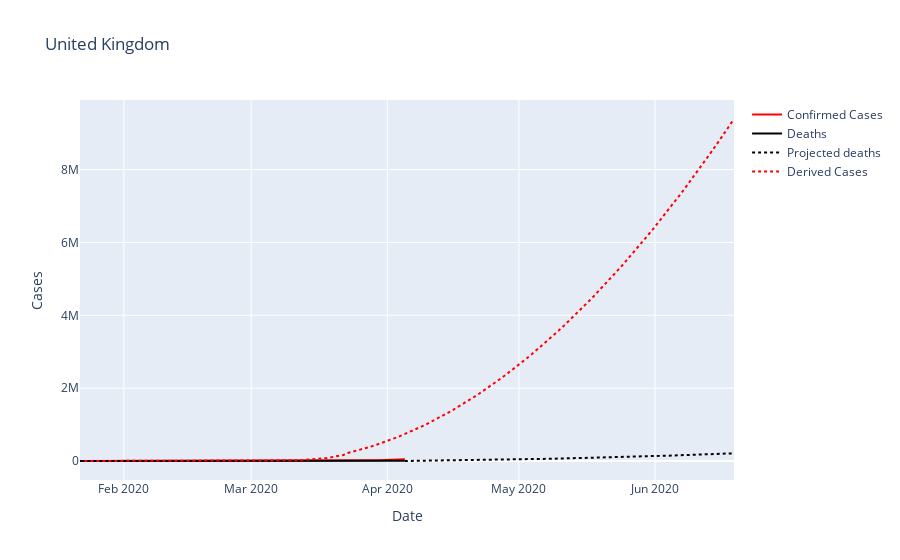
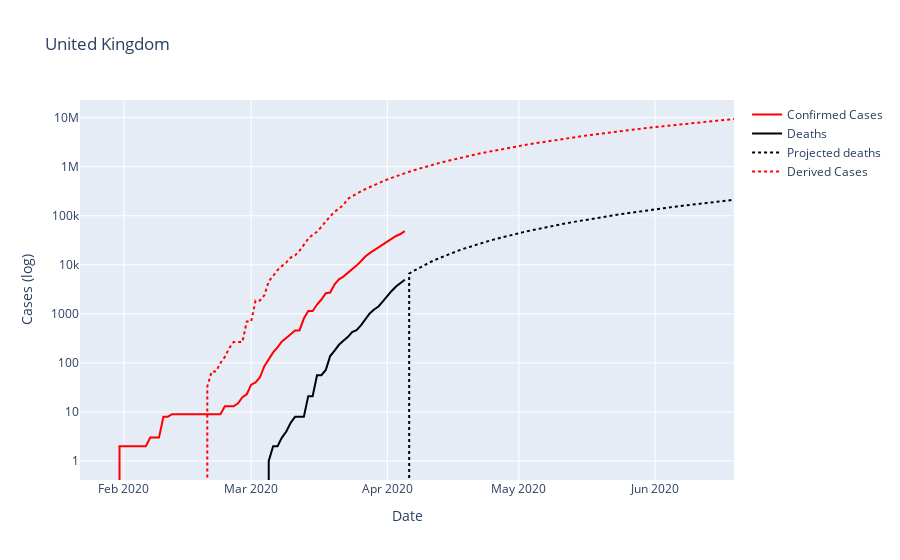
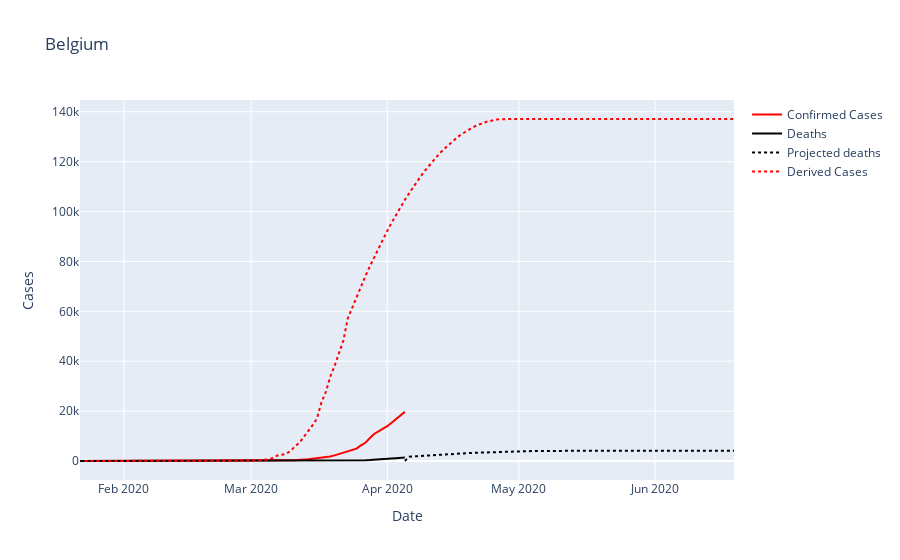
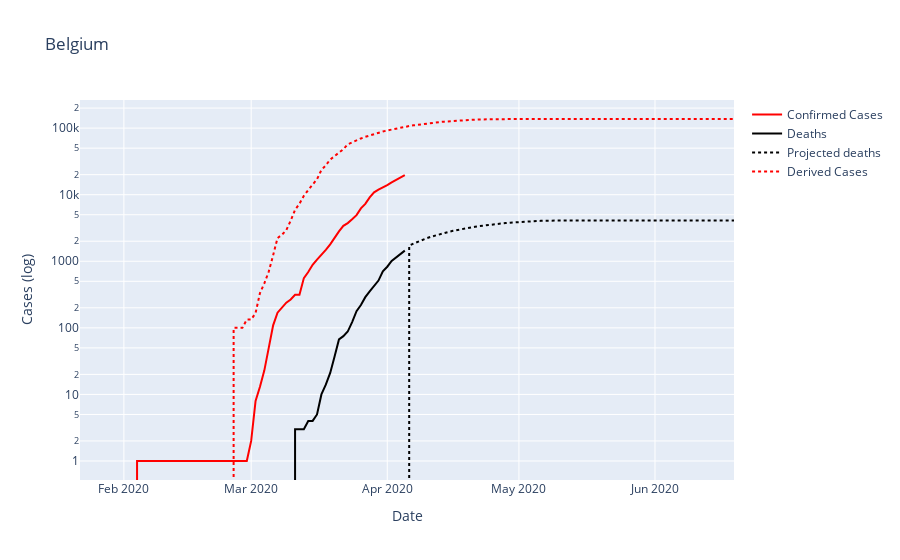

Notebook code cell kept with these figures, in order:
### Code cell
%matplotlib inline
plt.style.use('seaborn-dark')

Cases = Cases.reset_index().set_index(['parent','label'])

def plotData(cases, title):
    cases = cases.groupby('date').sum().reset_index().set_index('date')
    sim = extenddata(cases, title)
#    sim = extenddata(cases[firstrecordeddate:"2020-04-04"], title)
    projected = sim[lastrecordeddate:]
    
    fig = make_subplots(rows=3, cols=2,shared_xaxes=True,
                        specs=[[{}, {}],[{},{}],
                           [{"colspan": 2}, None]],
                        subplot_titles=('Total Confirmed Cases','Active Cases','Deaths','Recoveries','Death to Cases Ratio'))
    fig = go.Figure()

    fig.add_trace(go.Scatter(x=cases.index,y=cases['confirmed'],
                             mode='lines',
                             name='Confirmed Cases',
                             line=dict(color='red',width=2)))
#                             row=1,col=1)
    #fig.add_trace(go.Scatter(x=cases.index,y=cases['active'],
    #                         mode='lines',
    #                         name='Active Cases',
    #                         line=dict(color='purple',width=2)))
#                             row=1,col=2)
    #fig.add_trace(go.Scatter(x=cases.index,y=cases['recovered'],
    #                         mode='lines',
    #                         name='Recoveries',
    #                         line=dict(color='green',width=2)))
#                             row=1,col=1)
    fig.add_trace(go.Scatter(x=cases.index,y=cases['deaths'],
                             mode='lines',
                             name='Deaths',
                             line=dict(color='black',width=2)))
#                             row=1,col=1)
    fig.add_trace(go.Scatter(x=projected.index,y=projected['projectedDeaths'],
                             mode='lines',
                             name='Projected deaths',
                             line=dict(color='black',width=2,dash='dot')))
#                             row=1,col=1)
        
    fig.add_trace(go.Scatter(x=sim.index,y=sim['derivedConfirmed'],
                             mode='lines',
                             name='Derived Cases',
                             line=dict(color='red',width=2,dash='dot')))
                             #row=1,col=1)
    #fig.add_trace(go.Scatter(x=sim.index,y=sim['derivedActive'],
    #                         mode='lines',
    #                         name='Derived Active Cases',
    #                         line=dict(color='purple',width=2,dash='dot')))
                             #row=1,col=2)
    #fig.add_trace(go.Scatter(x=sim.index,y=sim['derivedRecovered'],
    #                         mode='lines',
    #                         name='Derived Recoveries',
    #                         line=dict(color='green',width=2,dash='dot')))
                             #row=2,col=2)

    fig.update_layout(showlegend=True)
    fig.update_layout(title=title,
                       yaxis_title='Cases',
#                       yaxis_title='Cases (log)', yaxis_type="log",
                       xaxis_title='Date')

    fig.show()
    fig.update_layout(title=title,
                       yaxis_title='Cases (log)', yaxis_type="log",
                       xaxis_title='Date')

    fig.show()
#    fig.write_image("test.png")

#plotData(GlobalTotals, 'Global')
#plotData(Cases.loc["US"], 'US')
plotData(Cases.loc['United Kingdom'], 'United Kingdom')
#plotData(Cases.loc["China"].groupby('date').sum(), 'China')
#plotData(Cases.loc['China'], 'China')
#plotData(Cases.loc['Italy'], 'Italy')
#plotData(Cases.loc['Germany'], 'Germany')
#plotData(Cases.loc['Sweden'], 'Sweden')
plotData(Cases.loc['Belgium'], 'Belgium')
